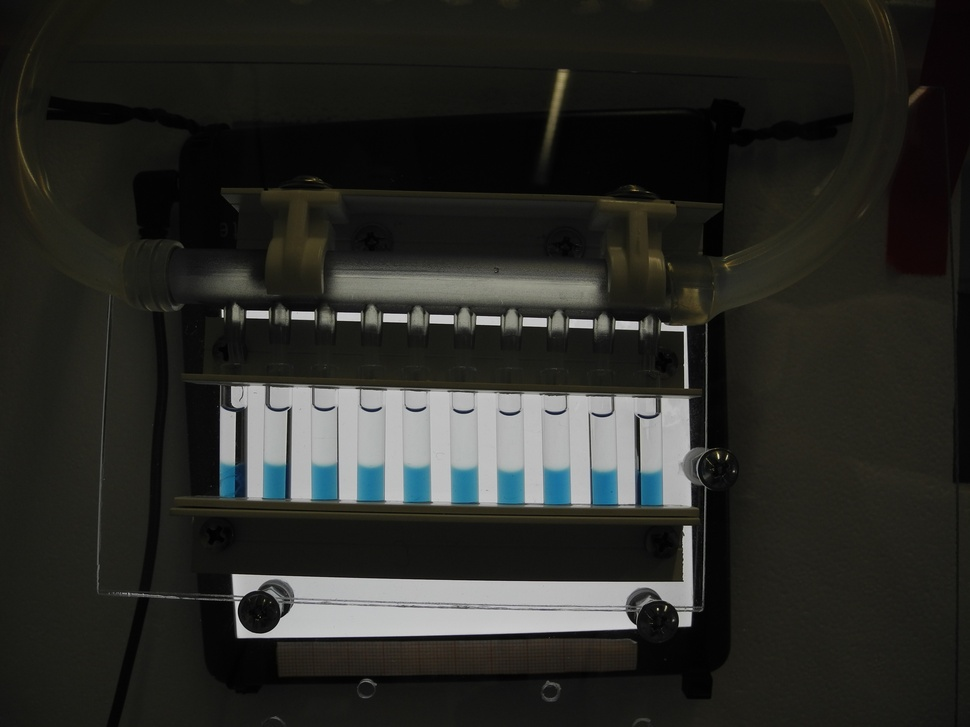
#> input picture Assets/1/DSCN0001.JPG, 970 x 727 px, shrunk from 3648 x 2736 before the run
$ python polylines.py
#> lines starting #> are read from the running program, lines starting #| are printed output that depends on the picture; after the words box and inside, x2 and y2 are one past the last pixel; in counts of white or black regions, pixels touching at a corner belong together
# Python program to explain
# cv2.polylines() method
""" einzeichen von "verbundenen" Linien in ein Bild gegeben durch Punkte"""
import cv2
import numpy as np

# path


# Reading an image in default
# mode
image = cv2.imread("../Assets/1/DSCN0001.JPG")
#> image is the input picture: shape (727, 970, 3); mean B, G, R 38.1, 41.9, 41.3

# Window name in which image is
# displayed
window_name = 'Image'

# Polygon corner points coordinates
pts = np.array([[25, 70], [25, 145],
                [75, 190], [150, 190],
                [200, 145], [200, 70],
                [150, 25], [75, 25]],
               np.int32)

pts = pts.reshape((-1, 1, 2))

isClosed = True

# Green color in BGR
color = (0, 255, 0)

# Line thickness of 8 px
thickness = 8

# Using cv2.polylines() method
# Draw a Green polygon with
# thickness of 1 px
image = cv2.polylines(image, [pts],
                      isClosed, color,
                      thickness)
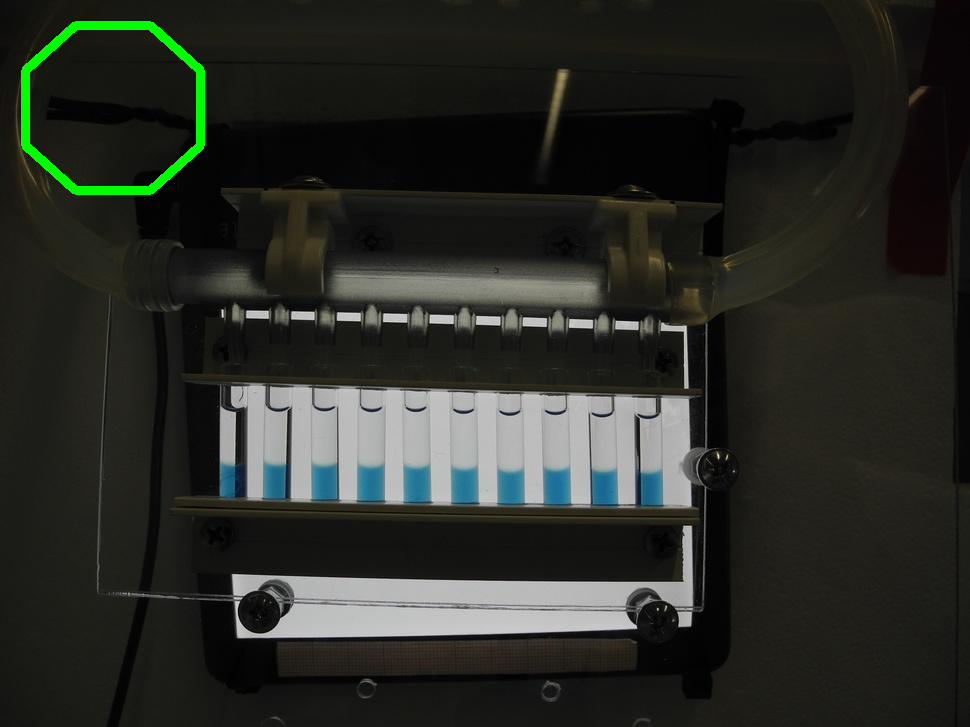
#> image: shape (727, 970, 3); 0.73% of pixels changed, all inside (x1, y1, x2, y2) = (21, 21, 205, 195)

# Displaying the image
while (1):

    cv2.imshow('image', image)
    if cv2.waitKey(20) & 0xFF == 27:
#> (key Esc is pressed here)
        break
cv2.destroyAllWindows()
